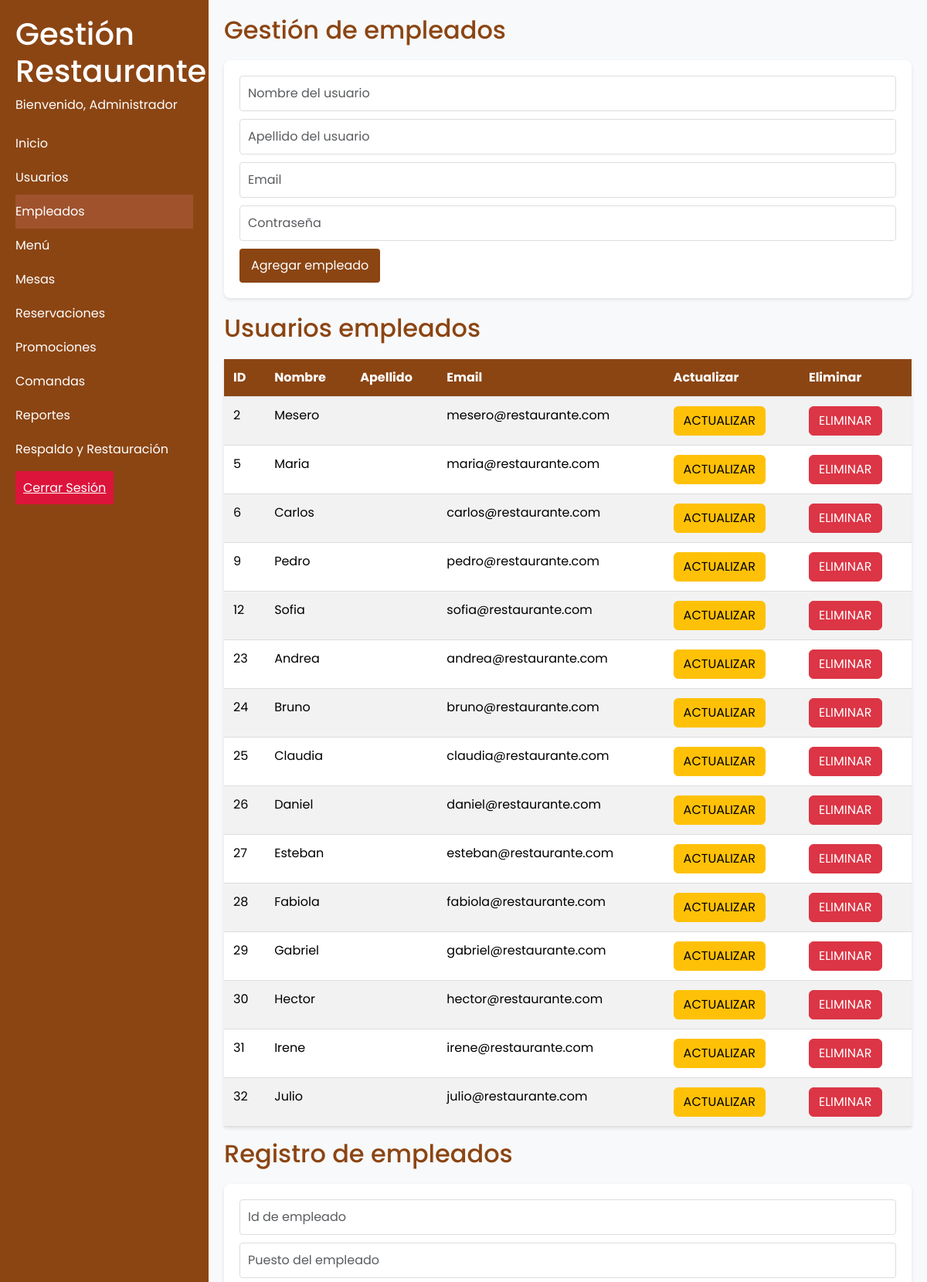
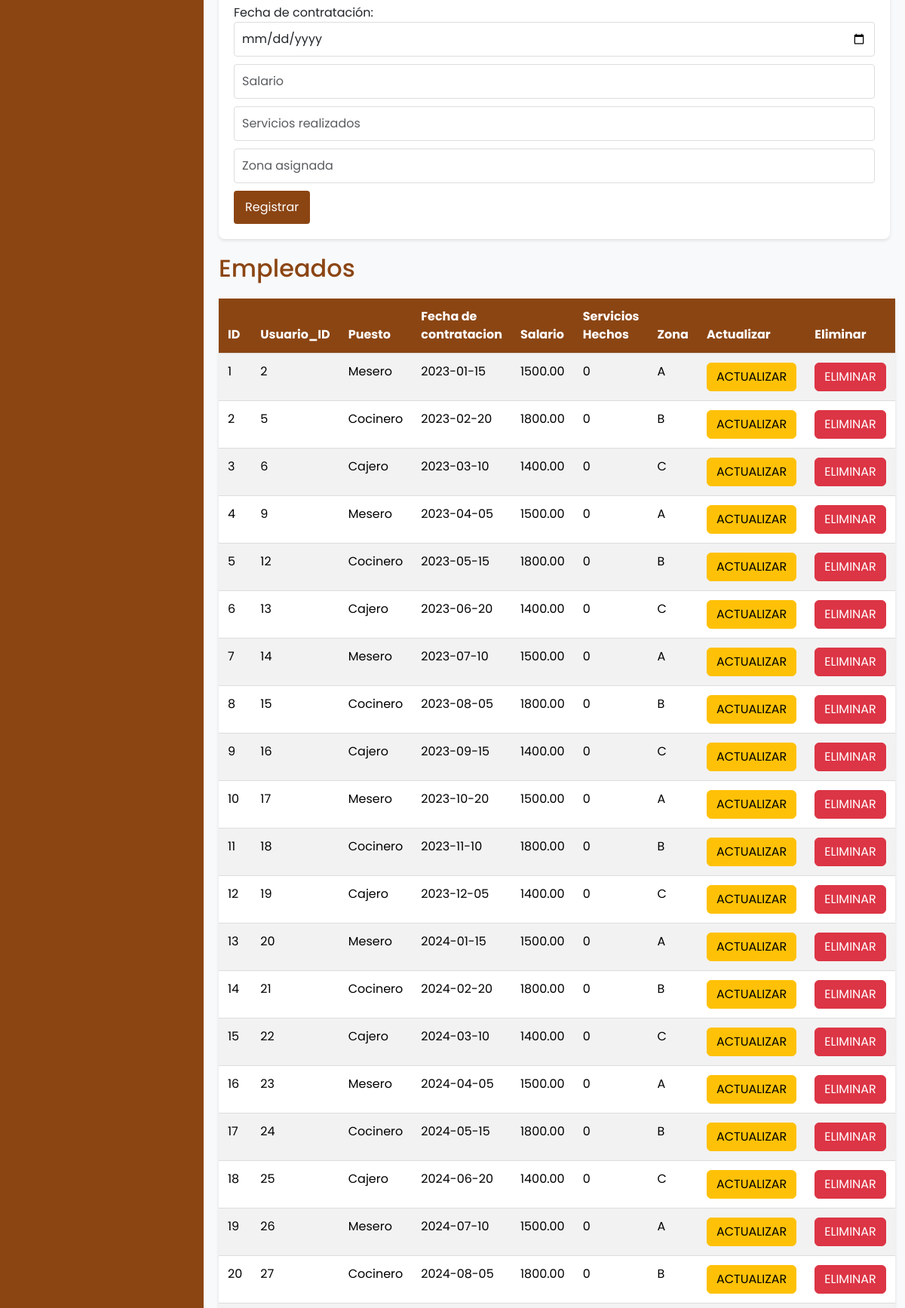
Page /empleados.php (signed in, upper part) on the committed database (2 pictures, top to bottom).
### tables this page shows
CREATE TABLE usuarios (
    id INT AUTO_INCREMENT PRIMARY KEY,
    nombre VARCHAR(35) NOT NULL,
    apellidoP VARCHAR(35) NOT NULL,
    apellidoM VARCHAR(35) NOT NULL,
    email VARCHAR(100) NOT NULL UNIQUE,
    contrasena VARCHAR(30) NOT NULL,
    tipo VARCHAR(16) NOT NULL
);

CREATE TABLE empleados (
    id INT AUTO_INCREMENT PRIMARY KEY,
    usuario_id INT,
    puesto VARCHAR(50) NOT NULL,
    fecha_contratacion DATE NOT NULL,
    salario DECIMAL(10, 2) NOT NULL,
    servicios_realizados INT DEFAULT 0,
    zona_asignada CHAR(1),
    FOREIGN KEY (usuario_id) REFERENCES usuarios(id) ON UPDATE CASCADE ON DELETE CASCADE
);

### empleados.php (the view, shortened to what this page needs)
<?php
if(isset($_SESSION['usuario'])){
include 'includes/header.php';
include 'Static/connect/db.php';
?>
    <h2>Gestión de empleados</h2>
    <form class="user-form needs-validation" action="REmpleadoU.php" method="POST" novalidate>
        <div class="form-group">
            <input type="text" class="form-control" name="nombre" placeholder="Nombre del usuario" required>
        </div>
        <div class="form-group">
            <input type="text" class="form-control" name="apellido" placeholder="Apellido del usuario" required>
        </div>
        <div class="form-group">
            <input type="email" class="form-control" name="email" placeholder="Email" required>
        </div>
        <div class="form-group">
            <input type="password" class="form-control" name="contrasena" placeholder="Contraseña" required>
        </div>
        <button class="btn btn-primary" type="submit">Agregar empleado</button>
    </form>
    <h2>Usuarios empleados</h2>
    <table class="table table-striped user-table">
        <thead>
            <tr>
                <th>ID</th>
                <th>Nombre</th>
                <th>Apellido</th>
                <th>Email</th>
                <th>Actualizar</th>
                <th>Eliminar</th>
            </tr>
        </thead>
        <tbody>
        <?php
        $query = "SELECT * FROM usuarios WHERE tipo = 'empleado';";
        $resul = mysqli_query($conn, $query);
        while($row = mysqli_fetch_array($resul)){ ?>
            <tr>
            <td><?php echo $row['id'];?></td>
            <td><?php echo $row['nombre']?></td>
            <td><?php echo $row['apellido']?></td>
            <td><?php echo $row['email']?></td>
            <td>
                <a href="actualizarEmpleado.php?id=<?php echo $row['id']?>" class="btn btn-warning">ACTUALIZAR</a>
            </td>
            <td>
                <button class="btn btn-danger" data-toggle="modal" data-target="#confirmDeleteModal" data-id="<?php echo $row['id']?>">ELIMINAR</button>
            </td>
            </tr>
    <?php   }?>
        </tbody>
    </table>
    <h2>Registro de empleados</h2>
    <form class="user-form needs-validation" action="REmpleado.php" method="POST" novalidate>
        <div class="form-group">
            <input type="text" class="form-control" name="idEmpleado" placeholder="Id de empleado" required>
        </div>
        <div class="form-group">
            <input type="text" class="form-control" name="puesto" placeholder="Puesto del empleado" required>
        </div>
        <div class="form-group">
            <label for="contratacion">Fecha de contratación: </label>
            <input type="date" class="form-control" name="contratacion" placeholder="Fecha de contratación" required>
        </div>
        <div class="form-group">
            <input type="text" class="form-control" name="salario" placeholder="Salario" required>
        </div>
        <div class="form-group">
            <input type="text" class="form-control" name="serviciosRealizados" placeholder="Servicios realizados" required>
        </div>
        <div class="form-group">
            <input type="text" class="form-control" name="zona" placeholder="Zona asignada" required>
        </div>
        <button class="btn btn-primary" type="submit">Registrar</button>
    </form>
    <h2>Empleados</h2>
    <table class="table table-striped user-table">
        <thead>
            <tr>
                <th>ID</th>
                <th>Usuario_ID</th>
                <th>Puesto</th>
                <th>Fecha de contratacion</th>
                <th>Salario</th>
                <th>Servicios Hechos</th>
                <th>Zona</th>
                <th>Actualizar</th>
                <th>Eliminar</th>
            </tr>
        </thead>
        <tbody>
        <?php
        $query = "SELECT * FROM empleados";
        $resul = mysqli_query($conn, $query);
        while($row = mysqli_fetch_array($resul)){ ?>
            <tr>
            <td><?php echo $row['id'];?></td>
            <td><?php echo $row['usuario_id']?></td>
            <td><?php echo $row['puesto']?></td>
            <td><?php echo $row['fecha_contratacion'];?></td>
            <td><?php echo $row['salario']?></td>
            <td><?php echo $row['servicios_realizados']?></td>
            <td><?php echo $row['zona_asignada']?></td>
            <td>
                <a href="actualizarEmpleadoU.php?id=<?php echo $row['id']?>" class="btn btn-warning">ACTUALIZAR</a>
            </td>
            <td>
                <button class="btn btn-danger" data-toggle="modal" data-target="#confirmDeleteModal" data-id="<?php echo $row['id']?>">ELIMINAR</button>
            </td>
            </tr>
    <?php   }?>
        </tbody>
    </table>
<?php
include 'includes/footer.php';
}else{
    header("Location: login.php");
}
?>

### Static/css/styles.css (style rules this page uses)
html, body { height: 100%; margin: 0; padding: 0; font-family: 'Poppins', sans-serif; }
body { margin: 0; padding: 0; min-height: 100vh; background-color: #f8f9fa; }
input:invalid { animation: shake 0.3s; }
.content h2 { color: #8B4513; margin-bottom: 20px; }
.user-form { background-color: #fff; padding: 20px; border-radius: 8px; box-shadow: 0 2px 4px rgba(0,0,0,0.1); margin-bottom: 20px; }
.user-form input { display: block; width: 100%; padding: 10px; margin-bottom: 10px; border: 1px solid #ddd; border-radius: 4px; font-size: 16px; }
.user-form button { background-color: #8B4513; color: white; padding: 10px 15px; border: none; border-radius: 4px; cursor: pointer; font-size: 16px; }
.user-table { width: 100%; border-collapse: collapse; background-color: #fff; box-shadow: 0 2px 4px rgba(0,0,0,0.1); }
.user-table th, .user-table td { padding: 12px; text-align: left; border-bottom: 1px solid #ddd; }
.user-table th { background-color: #8B4513; color: white; }
.user-table tr:nth-child(even) { background-color: #f9f9f9; }
.form-control { margin-bottom: 15px; }

### rows in the picture
usuarios: id "2", nombre "Mesero", email "mesero@restaurante.com"
usuarios: id "5", nombre "Maria", email "maria@restaurante.com"
usuarios: id "6", nombre "Carlos", email "carlos@restaurante.com"
usuarios: id "9", nombre "Pedro", email "pedro@restaurante.com"
usuarios: id "12", nombre "Sofia", email "sofia@restaurante.com"
usuarios: id "23", nombre "Andrea", email "andrea@restaurante.com"
usuarios: id "24", nombre "Bruno", email "bruno@restaurante.com"
usuarios: id "25", nombre "Claudia", email "claudia@restaurante.com"
usuarios: id "26", nombre "Daniel", email "daniel@restaurante.com"
usuarios: id "27", nombre "Esteban", email "esteban@restaurante.com"
usuarios: id "28", nombre "Fabiola", email "fabiola@restaurante.com"
usuarios: id "29", nombre "Gabriel", email "gabriel@restaurante.com"
usuarios: id "30", nombre "Hector", email "hector@restaurante.com"
usuarios: id "31", nombre "Irene", email "irene@restaurante.com"
usuarios: id "32", nombre "Julio", email "julio@restaurante.com"
empleados: id "1", usuario "2", puesto "Mesero", fecha_contratacion "2023-01-15", salario "1500.00", servicios_realizados "0", zona_asignada "A"
empleados: id "2", usuario "5", puesto "Cocinero", fecha_contratacion "2023-02-20", salario "1800.00", servicios_realizados "0", zona_asignada "B"
empleados: id "3", usuario "6", puesto "Cajero", fecha_contratacion "2023-03-10", salario "1400.00", servicios_realizados "0", zona_asignada "C"
empleados: id "4", usuario "9", puesto "Mesero", fecha_contratacion "2023-04-05", salario "1500.00", servicios_realizados "0", zona_asignada "A"
empleados: id "5", usuario "12", puesto "Cocinero", fecha_contratacion "2023-05-15", salario "1800.00", servicios_realizados "0", zona_asignada "B"
empleados: id "6", usuario "13", puesto "Cajero", fecha_contratacion "2023-06-20", salario "1400.00", servicios_realizados "0", zona_asignada "C"
empleados: id "7", usuario "14", puesto "Mesero", fecha_contratacion "2023-07-10", salario "1500.00", servicios_realizados "0", zona_asignada "A"
empleados: id "8", usuario "15", puesto "Cocinero", fecha_contratacion "2023-08-05", salario "1800.00", servicios_realizados "0", zona_asignada "B"
empleados: id "9", usuario "16", puesto "Cajero", fecha_contratacion "2023-09-15", salario "1400.00", servicios_realizados "0", zona_asignada "C"
empleados: id "10", usuario "17", puesto "Mesero", fecha_contratacion "2023-10-20", salario "1500.00", servicios_realizados "0", zona_asignada "A"
empleados: id "11", usuario "18", puesto "Cocinero", fecha_contratacion "2023-11-10", salario "1800.00", servicios_realizados "0", zona_asignada "B"
empleados: id "12", usuario "19", puesto "Cajero", fecha_contratacion "2023-12-05", salario "1400.00", servicios_realizados "0", zona_asignada "C"
empleados: id "13", usuario "20", puesto "Mesero", fecha_contratacion "2024-01-15", salario "1500.00", servicios_realizados "0", zona_asignada "A"
empleados: id "14", usuario "21", puesto "Cocinero", fecha_contratacion "2024-02-20", salario "1800.00", servicios_realizados "0", zona_asignada "B"
empleados: id "15", usuario "22", puesto "Cajero", fecha_contratacion "2024-03-10", salario "1400.00", servicios_realizados "0", zona_asignada "C"
empleados: id "16", usuario "23", puesto "Mesero", fecha_contratacion "2024-04-05", salario "1500.00", servicios_realizados "0", zona_asignada "A"
empleados: id "17", usuario "24", puesto "Cocinero", fecha_contratacion "2024-05-15", salario "1800.00", servicios_realizados "0", zona_asignada "B"
empleados: id "18", usuario "25", puesto "Cajero", fecha_contratacion "2024-06-20", salario "1400.00", servicios_realizados "0", zona_asignada "C"
empleados: id "19", usuario "26", puesto "Mesero", fecha_contratacion "2024-07-10", salario "1500.00", servicios_realizados "0", zona_asignada "A"
empleados: id "20", usuario "27", puesto "Cocinero", fecha_contratacion "2024-08-05", salario "1800.00", servicios_realizados "0", zona_asignada "B"

### other values in the picture
$nombreUsuario "Administrador"
